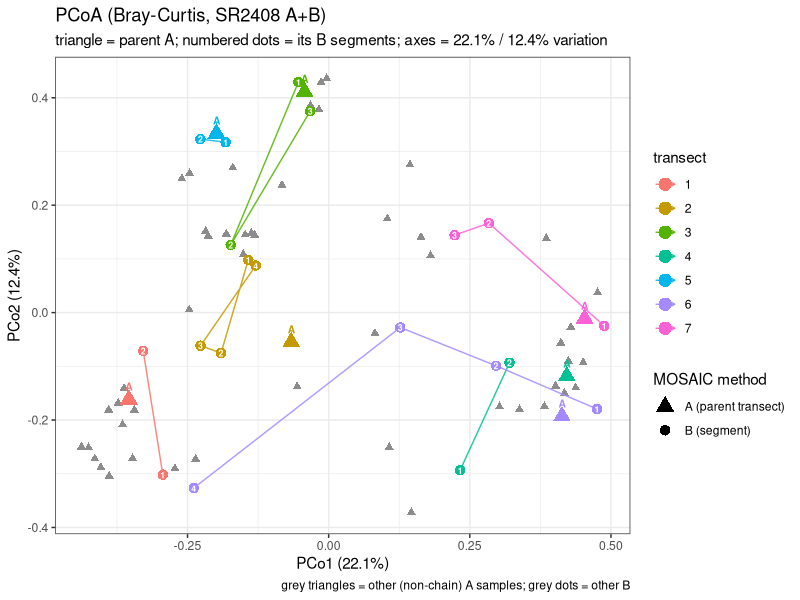
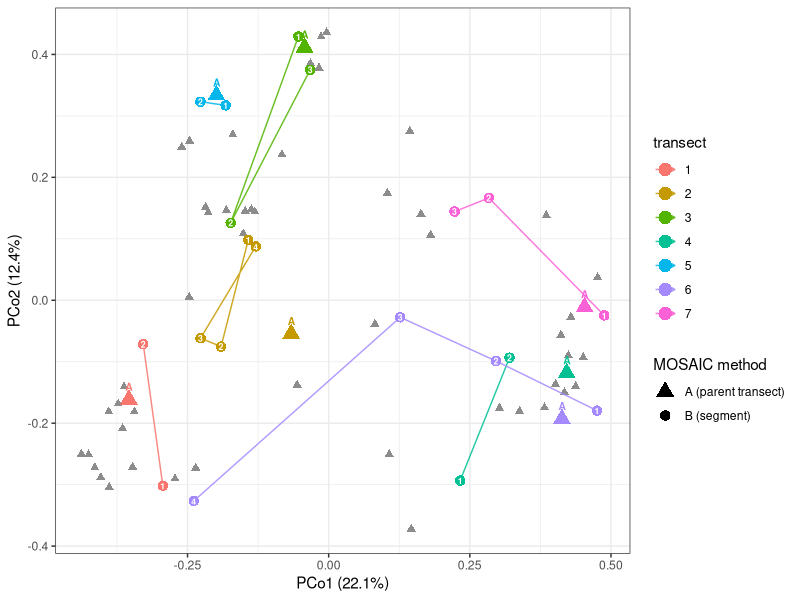

Write R code to recreate these figures, in order.
# =============================================================================
# Q3 ordination — PCoA of the SR2408 A+B community (Bray-Curtis)
# =============================================================================
# Figure: PCoA (metric MDS) on Bray-Curtis of the SR2408 A+B community — the
#     metric, interpretable-axes ordination; each chain's B segments connected
#     in order, parent A marked.
# Also computed and reported to the console (NOT plotted): partial distance-based
#     RDA on the B SEGMENTS only, community ~ distance_from_origin +
#     Condition(chain) — does composition change with position ALONG the transect
#     after removing between-transect (chain / parent-A) differences? "chain" is
#     the parent-A grouping (the condition). Kept as a stat, dropped from the figure.
# Read depth controlled by relative abundance. Exploratory: 17 B segments, 6
# chains (SR2408, offshore-heavy).
# Inputs : outputs/MOSAIC_taxnamed_{sample_data,otu_table}_metadata_filtered.csv
# Output : outputs/v5/figures/transect_source/transect_PCoA_ordination.pdf
# =============================================================================

suppressMessages({library(vegan); library(ggplot2); library(patchwork)})
dir.create("outputs/v5/figures/transect_source", recursive = TRUE, showWarnings = FALSE)
set.seed(42)

md  <- read.csv("outputs/MOSAIC_taxnamed_sample_data_metadata_filtered.csv",
                row.names = 1, stringsAsFactors = FALSE)
otu <- read.csv("outputs/MOSAIC_taxnamed_otu_table_metadata_filtered.csv",
                row.names = 1, check.names = FALSE)
otu <- otu[, rownames(md), drop = FALSE]
otu_filt <- t(rowsum(t(otu), group = md$FilterID))
relab    <- sweep(otu_filt, 2, pmax(colSums(otu_filt), 1), "/")
hav <- function(a, b, c, d) { R <- 6371; p <- pi/180
  x <- sin((c-a)*p/2)^2 + cos(a*p)*cos(c*p)*sin((d-b)*p/2)^2; 2*R*asin(pmin(1, sqrt(x))) }

fm <- md[!duplicated(md$FilterID), ]
fm$t0 <- as.numeric(as.POSIXct(fm$datetime_start, tz = "UTC"))
fm$t1 <- as.numeric(as.POSIXct(fm$datetime_end,   tz = "UTC"))
fm <- fm[order(fm$Cruise, fm$t0), ]
isB <- fm$Collection.method == "MOSAIC-B"
isA <- fm$Collection.method == "MOSAIC-A"
Bidx <- which(isB)
# Group each MOSAIC-B segment with its parent MOSAIC-A (same cruise, greatest temporal
# overlap), keeping parent-A transects with >= 2 B segments. Grouping by parent-A rather
# than by runs of consecutive B rows is robust to a parent-A that shares a start time with
# its first B segment (which otherwise interleaves the A between two B's, splits the chain,
# and drops segments; e.g. parent-A F005 and F065's first segment F064).
pA <- vapply(Bidx, function(b) {
  cand <- which(isA & fm$Cruise == fm$Cruise[b] &
                pmin(fm$t1, fm$t1[b]) > pmax(fm$t0, fm$t0[b]))
  if (!length(cand)) return(NA_character_)
  fm$FilterID[cand[which.max(pmin(fm$t1[cand], fm$t1[b]) - pmax(fm$t0[cand], fm$t0[b]))]]
}, character(1))
grp  <- split(Bidx, pA)
grp  <- grp[vapply(grp, length, 1L) >= 2]
mult <- lapply(grp, function(ix) ix[order(fm$t0[ix])])
chains <- mult

# B-segment table: distance from origin + chain (= parent-A grouping)
segrows <- list(); pa_rows <- list()
for (ci in seq_along(mult)) {
  ix <- mult[[ci]]; cw0 <- min(fm$t0[ix]); cw1 <- max(fm$t1[ix])
  Ai <- which(fm$Collection.method == "MOSAIC-A" & fm$Cruise == fm$Cruise[ix[1]] &
              pmin(fm$t1, cw1) > pmax(fm$t0, cw0))
  if (length(Ai)) pa_rows[[length(pa_rows) + 1]] <-
    data.frame(chain = factor(ci), parentA = fm$FilterID[Ai[1]])
  cum <- 0
  for (j in seq_along(ix)) {
    b <- ix[j]
    seglen <- hav(fm$Latitude.start[b], fm$Longitude.start[b], fm$Latitude.end[b], fm$Longitude.end[b])
    segrows[[length(segrows) + 1]] <- data.frame(
      filter = fm$FilterID[b], chain = factor(ci), seg = j, dist_km = cum + seglen / 2)
    cum <- cum + seglen
  }
}
segdf  <- do.call(rbind, segrows)
pa_map <- do.call(rbind, pa_rows)      # chain -> its parent-A transect

# ---------------------------------------------------------------------------
# (a) PCoA of SR2408 A + B (Bray-Curtis)
# ---------------------------------------------------------------------------
ab   <- fm$FilterID[fm$Cruise == "SR2408" & fm$Collection.method %in% c("MOSAIC-A", "MOSAIC-B")]
comm <- t(relab[, ab, drop = FALSE]); comm <- comm[, colSums(comm) > 0, drop = FALSE]
D    <- vegdist(comm, "bray")
pco  <- cmdscale(D, k = 2, eig = TRUE)
ve   <- round(100 * pco$eig[1:2] / sum(pco$eig[pco$eig > 0]), 1)
sc   <- data.frame(PCo1 = pco$points[, 1], PCo2 = pco$points[, 2], filter = ab)
sc$chain <- segdf$chain[match(sc$filter, segdf$filter)]
sc$seg   <- segdf$seg[match(sc$filter, segdf$filter)]
sc$isB   <- sc$filter %in% segdf$filter
# assign each PARENT A its chain so it plots (as a triangle) with its own B series
sc$chain[match(pa_map$parentA, sc$filter)] <- pa_map$chain
sc$isParentA <- sc$filter %in% pa_map$parentA
sc$isA <- fm$Collection.method[match(sc$filter, fm$FilterID)] == "MOSAIC-A"
seg_pts <- sc[sc$isB, ]; seg_pts <- seg_pts[order(seg_pts$chain, seg_pts$seg), ]
pa_pts  <- sc[sc$isParentA, ]
# shape encodes MOSAIC method (A = parent transect vs B = segment) -> its own legend
seg_pts$role <- "B (segment)"; pa_pts$role <- "A (parent transect)"

pa <- ggplot(sc, aes(PCo1, PCo2)) +
  geom_point(data = subset(sc, is.na(chain) & !isA), colour = "grey80", size = 1.4) +
  geom_point(data = subset(sc, isA & !isParentA), shape = 17, colour = "grey55", size = 2) +
  geom_path(data = seg_pts, aes(group = chain, colour = chain),
            arrow = grid::arrow(length = grid::unit(0.1, "cm")), alpha = 0.85) +
  geom_point(data = seg_pts, aes(colour = chain, shape = role), size = 3.2) +
  geom_text(data = seg_pts, aes(label = seg), size = 2.2, fontface = "bold", colour = "white") +
  # parent A of each chain: large triangle in the chain colour, labelled A
  geom_point(data = pa_pts, aes(colour = chain, shape = role), size = 4.2) +
  geom_text(data = pa_pts, aes(label = "A", colour = chain),
            vjust = -1.1, size = 2.6, fontface = "bold", show.legend = FALSE) +
  scale_shape_manual(name = "MOSAIC method",
                     values = c(`A (parent transect)` = 17, `B (segment)` = 16)) +
  guides(colour = guide_legend(order = 1, override.aes = list(shape = 16)),
         shape  = guide_legend(order = 2, override.aes = list(colour = "black"))) +
  labs(title = "PCoA (Bray-Curtis, SR2408 A+B)",
       subtitle = sprintf("triangle = parent A; numbered dots = its B segments; axes = %.1f%% / %.1f%% variation", ve[1], ve[2]),
       caption = "grey triangles = other (non-chain) A samples; grey dots = other B",
       x = sprintf("PCo1 (%.1f%%)", ve[1]), y = sprintf("PCo2 (%.1f%%)", ve[2]),
       colour = "transect") + theme_bw()

# ---------------------------------------------------------------------------
# (b) partial db-RDA: B segments ~ dist_km + Condition(chain)
# ---------------------------------------------------------------------------
bcomm <- t(relab[, segdf$filter, drop = FALSE]); bcomm <- bcomm[, colSums(bcomm) > 0, drop = FALSE]
dbr   <- dbrda(bcomm ~ dist_km + Condition(chain), data = segdf, distance = "bray")
ant   <- anova(dbr, permutations = 999)
prop_constr <- 100 * dbr$CCA$tot.chi / dbr$tot.chi
Fval <- ant$F[1]; pval <- ant$`Pr(>F)`[1]
cat(sprintf("db-RDA (B segments ~ distance + Condition(chain)): constrained = %.1f%% of variation | F = %.2f, p = %.3f\n",
            prop_constr, Fval, pval))

ggsave("outputs/v5/figures/transect_source/transect_PCoA_ordination.pdf",
       pa, width = 8, height = 6, device = grDevices::cairo_pdf)
cat("Saved: outputs/v5/figures/transect_source/transect_PCoA_ordination.pdf\n")

# clean title-less panel for manuscript assembly (Fig 6)
dir.create("outputs/v5/figures/panels", recursive = TRUE, showWarnings = FALSE)
ggsave("outputs/v5/figures/panels/panel_q3_pcoa.pdf",
       pa + labs(title = NULL, subtitle = NULL, caption = NULL),
       width = 5.5, height = 4.5, device = grDevices::cairo_pdf)
saveRDS(pa + labs(title = NULL, subtitle = NULL, caption = NULL),
        "outputs/v5/figures/panels/pcoa_obj.rds")   # for assembly
